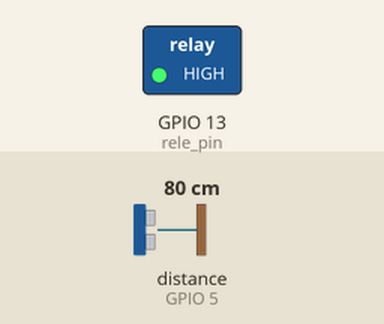
Simulated run of this sketch. Board: ESP8266 (NodeMCU). On the bench: switched loads named in the sketch (green lamp = pin HIGH). The inputs (shaded band) are chosen by the test bench; at power-on: distance to the obstacle (sensor on GPIO 5) 80 cm. WiFi joins after 1.5 s; servers stay silent unless stated; no MQTT or app messages arrive unless stated; what the sketch prints to the serial monitor is not drawn.

Above: at 14.9 s.
15.0 s: distance to the obstacle (sensor on GPIO 5) set to 64 cm
22.7 s: distance to the obstacle (sensor on GPIO 5) set to 57 cm
At 32.2 s:
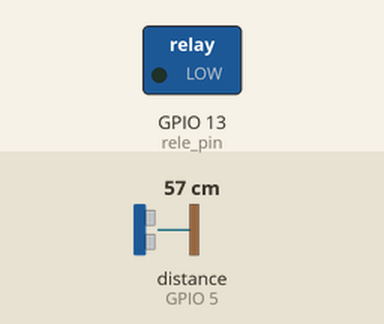
33.0 s: distance to the obstacle (sensor on GPIO 5) set to 120 cm
At 42.6 s:
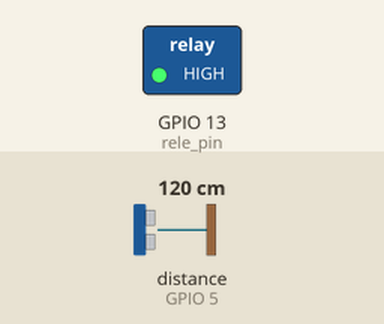
Timing chart, 0 to 44.1 s (numbered marks = the images above; inputs shaded):
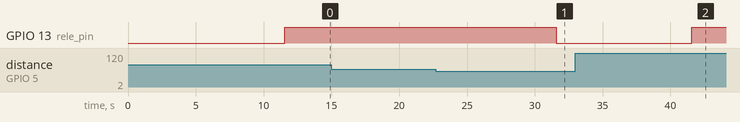

The sketch:

PI_4_MECS_Final.ino.ino
```cpp
/*
//  Projeto: PI_4_MECS
//  Autores: Enzo Chang Casceano
//           Guilherme Cordeiro Peixoto
//           Letícia Silva Melo
//  Data: 21/11/2021
//
//  Objetivo: Integrar as leituras de um sensor de distância HC-SR04
*/

//============== Declaração de Bibliotecas ====================
#include <NTPClient.h>    // Biblioteca do NTP.
#include <WiFiUdp.h>      // Biblioteca do UDP.
#include <ESP8266WiFi.h>  // Biblioteca do WiFi.
#include <Ultrasonic.h>    // Biblioteca do sensor de distância.
#include <PubSubClient.h> // Biblioteca para enviar dados MQTT.
#include <ArduinoJson.h>  // Biblioteca para criar mensagem Json.

// ------------------------------------------------ --------------------------------------------
// INFORMAÇÕES RELACIONADAS AO AMBIENTE DA IBM E DE REDE
// ------------------------------------------------ --------------------------------------------

#define MQTT_HOST "q2micp.messaging.internetofthings.ibmcloud.com"
#define MQTT_PORT 1883
#define MQTT_DEVICEID "d:q2micp:NODEMCU:dev01"
#define MQTT_USER "use-token-auth"
#define MQTT_TOKEN "PI_4_MECS" // change your auth_id
#define MQTT_TOPIC "iot-2/evt/status/fmt/json"
#define MQTT_TOPIC_DISPLAY "iot-2/cmd/display/fmt/json"
char ssid[] = "VIVOFIBRA-F738";
char pass[] = "9C4B3777D4";


// ------------------------------------------------ --------------------------------------------
// VARIAVEIS GLOBAIS
// ------------------------------------------------ --------------------------------------------

#define rele_pin 13
int hour; // Armazena o horário obtido do NTP.
int last_hour; // Armazena horário da última medida realizada.
float power = 0; // Armazena o valor economizado em Watts (W)
int diff_hour; // Armazena diferença em segundos entre duas medidas.
unsigned long last_time; // Armazena intervalo de tempo entre medidas.


// --------------------------------------------------------------------------------------------
// LOGICA DE CONEXAO E LEITURA
// --------------------------------------------------------------------------------------------

Ultrasonic dtc(4,5); // Declaração do sensor ultrassonico

// Função de callback para evitar erros no transporte de informacoes
void callback(char* topic, byte* payload, unsigned int length){
  Serial.print("Message arrived [");
  Serial.print(topic);
  Serial.print("] : ");

  payload[length] = 0;
  Serial.println((char *)payload);
}

// Objetos MQTT
void callback(char* topic, byte* payload, unsigned int length);
WiFiClient cliente;
PubSubClient mqtt(MQTT_HOST, MQTT_PORT, callback, cliente);

// Variaveis para o transporte de informacoes
StaticJsonDocument<100> jsonDoc;
JsonObject payload = jsonDoc.to<JsonObject>();
JsonObject json = payload.createNestedObject("d");
static char msg[50];

void setup(){
  Serial.begin(115200);
  Serial.setTimeout(2000);
  while (!Serial) { }
  Serial.println();
  Serial.println("PI_4_CONECTANDO_O_MECS");

  // Inicialização das conexões com a rede
  WiFi.mode(WIFI_STA);
  WiFi.begin(ssid, pass);
  while (WiFi.status() != WL_CONNECTED) {
    delay(500);
    Serial.print(".");
  }
  Serial.println("");
  Serial.println("WiFi Conectado");

  // Conexão via MQTT - IBM Watson IoT Platform
  if(mqtt.connect(MQTT_DEVICEID, MQTT_USER, MQTT_TOKEN)){
    Serial.println("MQTT Conectado");
    mqtt.subscribe(MQTT_TOPIC_DISPLAY);
  } else {
    Serial.println("Falha na conexao MQTT!");
    ESP.reset();

  }
  // Definicao do pino para o modulo relé
  pinMode(rele_pin,OUTPUT);
}

void loop(){
  mqtt.loop();
  while (!mqtt.connected()) {
    Serial.print("Tentando iniciar conexao...");
    // Função de conexão via MQTT
    if (mqtt.connect(MQTT_DEVICEID, MQTT_USER, MQTT_TOKEN)) {
      Serial.println("MQTT Conectado");
      mqtt.subscribe(MQTT_TOPIC_DISPLAY);
      mqtt.loop();
    } else {
      Serial.println("Falha na conexao MQTT!");
      delay(5000);
    }
  }

  float cmMsec;
  long microsec = dtc.timing();
  cmMsec = dtc.convert(microsec, Ultrasonic::CM);

   if ( millis() - last_time > 5000 ) {
    if(cmMsec <= 60.00){
      digitalWrite(rele_pin, LOW);
    }
    else{
      power += 0.011111; // Calcula valor aproximado da Potência Economizada.
      digitalWrite(rele_pin, HIGH);
    }
   }

   last_time = millis();

  // Verifica se alguma leitura apresentou erros e tenta realizar novamente.
  if(isnan(power)) {
    Serial.println("Falha ao se conectar com o sensor de distancia");
  } else {
    json["dtc"] = power;
    serializeJson(jsonDoc, msg, 50) ;
    Serial.println(msg) ;
    if(!mqtt.publish(MQTT_TOPIC, msg)){
      Serial.println("MQTT Publish falhou") ;
    }
  }

  // Pause - mas continue pesquisando MQTT para mensagens recebidas
  for( int i  =  0 ; i < 10 ; i ++ )  {
    mqtt.loop() ;
    delay(1000) ;
  }
}
```

Measured:
- the behaviour switches between 61 and 60 cm on distance to the obstacle (sensor on GPIO 5) (found by bisection; images 0 and 1)
- after the input at 15.0 s, every drawn part: stays the same
- after the input at 22.7 s, GPIO 13 (rele_pin): HIGH → LOW after 8.9 s
- after the input at 33.0 s, GPIO 13 (rele_pin): LOW → HIGH after 8.6 s
